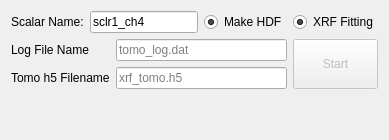
      <widget class="QWidget" name="tab_5">
       <attribute name="title">
        <string>Tomography</string>
       </attribute>
       <layout class="QGridLayout" name="gridLayout_16">
        <item row="2" column="1">
         <spacer name="verticalSpacer_3">
          <property name="orientation">
           <enum>Qt::Vertical</enum>
          </property>
          <property name="sizeHint" stdset="0">
           <size>
            <width>20</width>
            <height>40</height>
           </size>
          </property>
         </spacer>
        </item>
        <item row="0" column="0" colspan="2">
         <layout class="QGridLayout" name="gridLayout_12">
          <item row="0" column="1">
           <widget class="QLineEdit" name="le_sclr_3">
            <property name="sizePolicy">
             <sizepolicy hsizetype="Preferred" vsizetype="Fixed">
              <horstretch>0</horstretch>
              <verstretch>0</verstretch>
             </sizepolicy>
            </property>
            <property name="text">
             <string>sclr1_ch4</string>
            </property>
            <property name="placeholderText">
             <string>Fe_K</string>
            </property>
           </widget>
          </item>
          <item row="0" column="2">
           <widget class="QRadioButton" name="rb_make_hdf_2">
            <property name="text">
             <string>Make HDF</string>
            </property>
            <property name="checked">
             <bool>true</bool>
            </property>
            <property name="autoExclusive">
             <bool>false</bool>
            </property>
           </widget>
          </item>
          <item row="0" column="0">
           <widget class="QLabel" name="label_15">
            <property name="text">
             <string>Scalar Name:</string>
            </property>
           </widget>
          </item>
          <item row="0" column="3">
           <widget class="QRadioButton" name="rb_xrf_fit_2">
            <property name="text">
             <string>XRF Fitting</string>
            </property>
            <property name="checked">
             <bool>true</bool>
            </property>
            <property name="autoExclusive">
             <bool>false</bool>
            </property>
           </widget>
          </item>
         </layout>
        </item>
        <item row="1" column="0" colspan="2">
         <layout class="QGridLayout" name="gridLayout_8">
          <item row="0" column="0">
           <widget class="QLabel" name="label_16">
            <property name="text">
             <string>Log File Name</string>
            </property>
           </widget>
          </item>
          <item row="0" column="1" colspan="2">
           <widget class="QLineEdit" name="lineEdit">
            <property name="sizePolicy">
             <sizepolicy hsizetype="Preferred" vsizetype="Fixed">
              <horstretch>0</horstretch>
              <verstretch>0</verstretch>
             </sizepolicy>
            </property>
            <property name="placeholderText">
             <string>tomo_log.dat</string>
            </property>
           </widget>
          </item>
          <item row="0" column="3" rowspan="2">
           <widget class="QPushButton" name="pb_xrf_start_2">
            <property name="enabled">
             <bool>false</bool>
            </property>
            <property name="sizePolicy">
             <sizepolicy hsizetype="Preferred" vsizetype="Preferred">
              <horstretch>0</horstretch>
              <verstretch>0</verstretch>
             </sizepolicy>
            </property>
            <property name="styleSheet">
             <string notr="true"/>
            </property>
            <property name="text">
             <string>Start</string>
            </property>
           </widget>
          </item>
          <item row="1" column="0">
           <widget class="QLabel" name="label_17">
            <property name="sizePolicy">
             <sizepolicy hsizetype="Preferred" vsizetype="Preferred">
              <horstretch>0</horstretch>
              <verstretch>0</verstretch>
             </sizepolicy>
            </property>
            <property name="text">
             <string>Tomo h5 Filename</string>
            </property>
           </widget>
          </item>
          <item row="1" column="1" colspan="2">
           <widget class="QLineEdit" name="lineEdit_2">
            <property name="sizePolicy">
             <sizepolicy hsizetype="Preferred" vsizetype="Fixed">
              <horstretch>0</horstretch>
              <verstretch>0</verstretch>
             </sizepolicy>
            </property>
            <property name="text">
             <string/>
            </property>
            <property name="placeholderText">
             <string>xrf_tomo.h5</string>
            </property>
           </widget>
          </item>
         </layout>
        </item>
       </layout>
      </widget>
